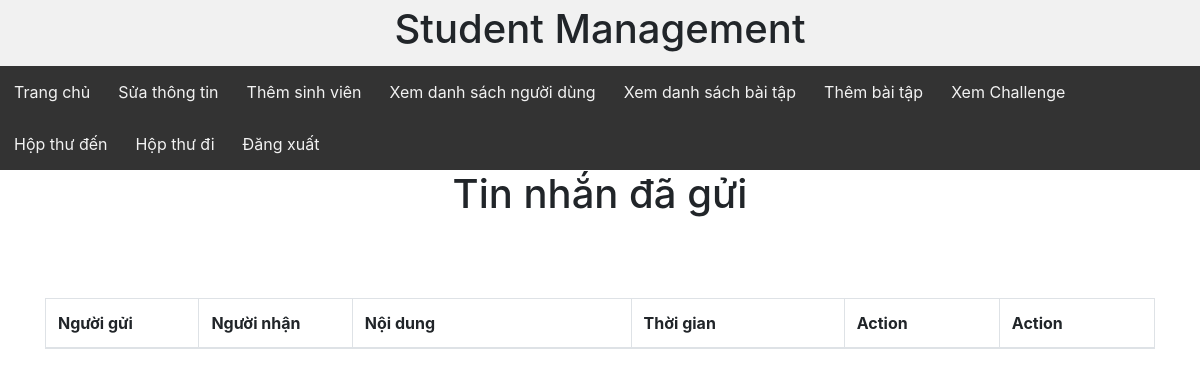
Before: /listMessageSend.php?id=53 with the older database file.
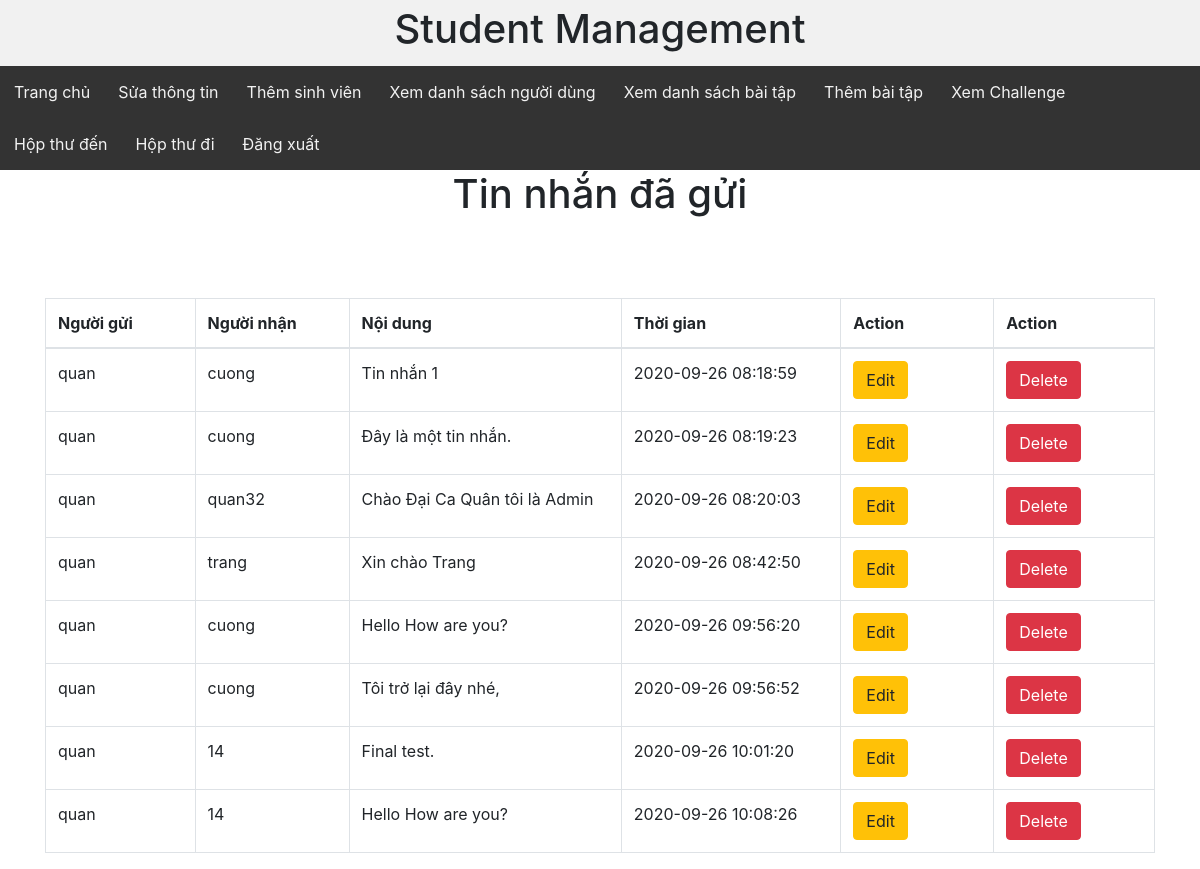
After: the same page with the newer database file.
### tables this page shows
CREATE TABLE `messages` (
  `id` int(11) NOT NULL,
  `userSendID` int(11) NOT NULL,
  `userReceiveID` int(11) NOT NULL,
  `message` varchar(255) NOT NULL,
  `createdTime` timestamp NOT NULL DEFAULT current_timestamp(),
  `receiver` varchar(255) DEFAULT NULL,
  `sender` varchar(255) DEFAULT NULL
);

### dbhelp.php (called while the page is built, shortened)
<?php
function executeResult($sql)
{
    $conn = mysqli_connect('localhost', 'root', '', 'db_studentmanagement');
    $resultset = mysqli_query($conn, $sql);
    $list = [];
    while ($row = mysqli_fetch_array($resultset, 1)) {
        $list[] = $row;
    }
    return $list;
}

### listMessageSend.php (the view, shortened to what this page needs)
<!DOCTYPE html>
<?php
      require('dbhelp.php');
      if($_GET['position']=='Student'){
        require('studentHeaderLayout.php');
        }
        else{
            require('teacherHeaderLayout.php');
        }
    ?>
<html lang="vi">
<head>
    <div>
        <h1 style="text-align: center;">Tin nhắn đã gửi</h1> <br><br><br>
    </div>
    <link rel="stylesheet" href="https://maxcdn.bootstrapcdn.com/bootstrap/4.4.1/css/bootstrap.min.css">
</head>
<body>
<div class="container">
<table class="table table-bordered">
    <thead>
    <tr>
        <th width=200>Người gửi</th>
        <th width=200>Người nhận</th>
        <th width=400>Nội dung</th>
        <th width=300>Thời gian</th>
        <th width=200>Action</th>
        <th width=200>Action</th>
    </tr>
    </thead>
    <tbody>
    <?php
    if (isset($_GET['id'])) {
    $senderID = $_GET['id'];
    $sql = "select * from messages where userSendID = '$senderID' ";
    $listMessage = executeResult($sql);
    foreach ($listMessage as $msg) { ?>
        <tr>
				<td> <?php echo $msg['sender'] ?></td>
				<td> <?php echo $msg['receiver'] ?> </td>
				<td> <?php echo $msg['message'] ?> </td>
				<td> <?php echo $msg['createdTime'] ?></td>
                <td><button class="btn btn-warning" onclick="window.open('editMessage.php?id=<?php echo $msg['id'] ?>&position=<?php echo $_GET['position'] ?>')">Edit</button></td>
                <td><button class="btn btn-danger" onclick="deleteMessage(<?php echo $msg['id'] ?>)">Delete</button></td>
	    </tr>
   <?php } ?>
    </tbody>
</table>
</div>
</body>
</html>
<?php }
?>

Changed rows visible on the page:
added messages: sender "quan", receiver "cuong", message "Tin nhắn 1", createdTime "2020-09-26 08:18:59"
added messages: sender "quan", receiver "cuong", message "Đây là một tin nhắn.", createdTime "2020-09-26 08:19:23"
added messages: sender "quan", receiver "quan32", message "Chào Đại Ca Quân tôi là Admin", createdTime "2020-09-26 08:20:03"
added messages: sender "quan", receiver "trang", message "Xin chào Trang", createdTime "2020-09-26 08:42:50"
added messages: sender "quan", receiver "cuong", message "Hello How are you?", createdTime "2020-09-26 09:56:20"
added messages: sender "quan", receiver "cuong", message "Tôi trở lại đây nhé,", createdTime "2020-09-26 09:56:52"
added messages: sender "quan", receiver "14", message "Final test.", createdTime "2020-09-26 10:01:20"
added messages: sender "quan", receiver "14", message "Hello How are you?", createdTime "2020-09-26 10:08:26"
